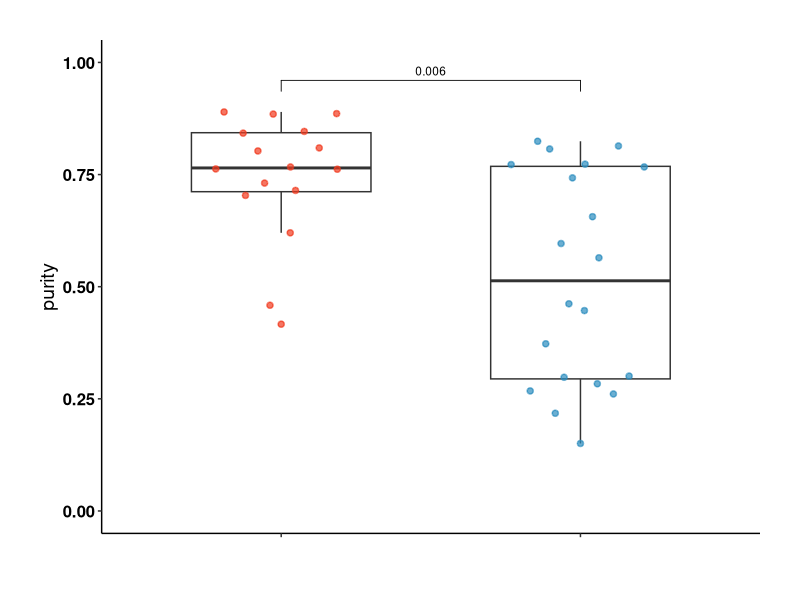

Write R code to recreate this figure.
rm(list = ls())
#print(getwd())
#purity_fra <- read.csv('SP_36_clinic_with_purity_0504.csv',header=T)

#purity_data <- purity_fra[,c(2:7)]
#purity_data$final_dec[which(purity_data$final_dec %in% "YongG")] <- "SP_group1"
#purity_data$final_dec[which(purity_data$final_dec %in% "OldG")] <- "SP_group2"
#purity_data <- purity_data[,c(1,3,6)]
#write.table(purity_data,'Purity_by_facets.txt',row.names=F,quote=F,sep="\t")
purity_data <-read.table('Purity_by_facets.txt',sep="\t",header=T)
purity_data$purity <- as.numeric(purity_data$purity)
library(ggplot2)
library(ggpubr)
library(ggrepel)
library(ggbeeswarm)
NAN_plot <- ggplot(data=purity_data,
                   aes(x=final_dec,y=purity)) + theme_classic() +
  geom_boxplot(data=purity_data,
               aes(x=final_dec,y=purity),width = 0.6,size=0.5,fill="transparent",
               outlier.colour = "white")+#,color=final_dec
  geom_quasirandom(data=purity_data,aes(x=final_dec,y=purity, color=final_dec, 
                                                   fill=final_dec),
                   width = 0.25,size=1.5,alpha=0.7,stroke=0.8, varwidth = T)+
  theme(panel.background=element_rect(fill='transparent',color='transparent'),plot.margin=unit(c(2,2,2,2),'lines'),
        plot.title=element_text(size=34,vjust=0.5,hjust=0.5,face='bold.italic',color='transparent'),text=element_text(size=14,face='bold'),
        legend.key.width=unit(0.6,'cm'),legend.key.height=unit(0.6,'cm'),legend.position='right',legend.text=element_text(size=14,hjust=0,face='bold'),
        axis.text.x=element_text(size=12,face='bold',color='black'),axis.text.y=element_text(size=12,face='bold',color='black'),
        axis.title.x=element_text(size=14,face='plain',color='black'),
        axis.title.y=element_text(size=14,face='plain',color='black'))+
  scale_fill_manual(name=NULL,values = c(SP_group1='#f03b20',SP_group2='#2b8cbe'))+
  scale_color_manual(name=NULL,values =  c(SP_group1='#f03b20',SP_group2='#2b8cbe'))+
  xlab("")+ylim(0,1.0)+
  theme(axis.text.x=element_blank())+
  theme(legend.position = "none")#axis.text.x = element_text(angle = 90, vjust = 0.5, hjust=1),
the<-compare_means(method = "wilcox.test",purity ~ final_dec,  
                   data = purity_data,paired = F )
NAN_plot <- NAN_plot +stat_pvalue_manual(
  the, label = NULL, size = 3,linetype = 1,
  y.position = c(0.96)
)
figure_2<-rbind(ggplotGrob(NAN_plot),size="last")
ggsave(file="purity_box_comparison.pdf",
       plot=figure_2,bg = 'white', width =6, height = 8, 
       units = 'cm', dpi = 600)
